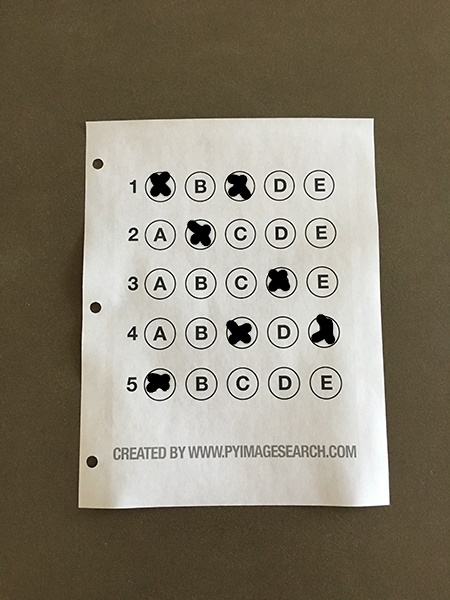
#> input picture images/paper_test11.jpg, 450 x 600 px
$ python kerdoiv.py --image images/paper_test11.jpg
#> lines starting #> are read from the running program, lines starting #| are printed output that depends on the picture; after the words box and inside, x2 and y2 are one past the last pixel; in counts of white or black regions, pixels touching at a corner belong together
# USAGE
# Feleletvalasztos kerdoiv kiertekelese

# szukseges python csomagok importalasa
from imutils.perspective import four_point_transform
from imutils import contours
from alakzat import Shape
import numpy as np
import argparse
import imutils
import cv2

#Elso resz - a kep elokeszitese

# kiereteklendo kep megadasa a program futtatasakor
ap = argparse.ArgumentParser()
ap.add_argument("-i", "--image", required=True,
    help="path to the input image")
args = vars(ap.parse_args())

#Valtozok inicializalasa
#kerdesek szama
question = 1
#jelolt valaszok darabszama
answers = 0
#a kerdoiv helyesen van-e kitoltve
helyes = True

#kep betoltese
#szurkearnyalatos konvertalas
#magas frekvenciaju zajok csokkentese
#elek megtalalasa
image = cv2.imread(args["image"])
#> image is the input picture: shape (600, 450, 3); mean B, G, R 111, 127.1, 134.5
gray = cv2.cvtColor(image, cv2.COLOR_BGR2GRAY)
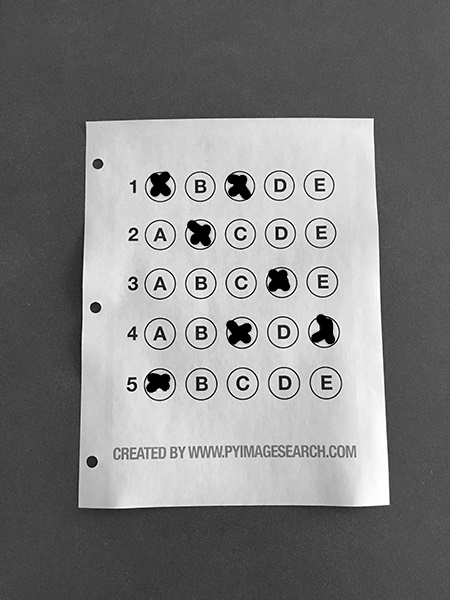
#> gray: shape (600, 450); min 0, max 255, mean 127.5
blurred = cv2.GaussianBlur(gray, (5, 5), 0)
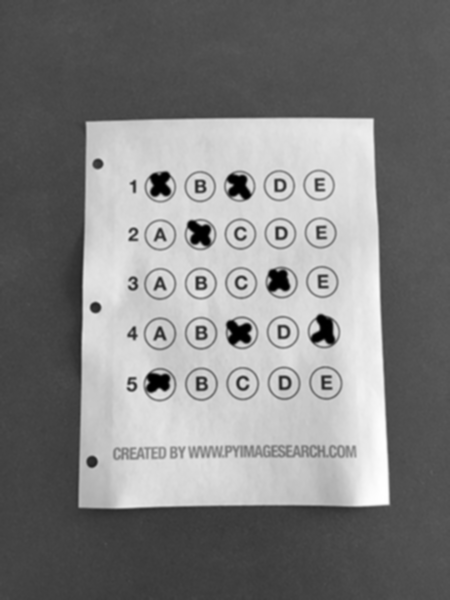
#> blurred: shape (600, 450); min 0, max 255, mean 127.5
edged = cv2.Canny(blurred, 75, 200)
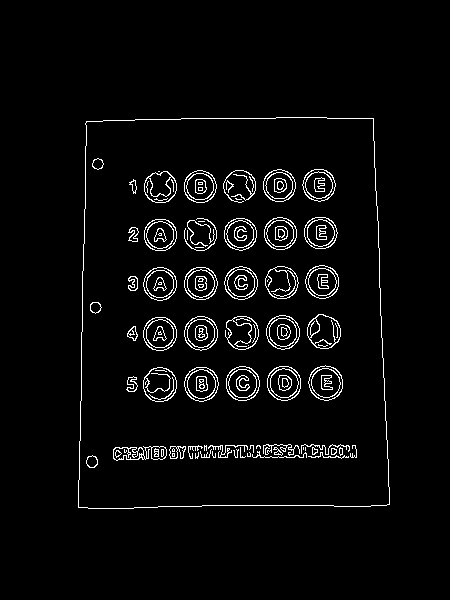
#> edged: shape (600, 450); 3.7% white in thin lines or dots, all inside (x1, y1, x2, y2) = (78, 117, 390, 509)

# konturok megkeresese az elterkepen
#a dokumnetum konturjainak inicializalasa
cnts = cv2.findContours(edged.copy(), cv2.RETR_EXTERNAL,
    cv2.CHAIN_APPROX_SIMPLE)
#> cnts = 1 contour; box (x1, y1, x2, y2) and area: (78, 117, 390, 509) 115793
cnts = imutils.grab_contours(cnts)
docCnt = None

#ellenorzes, hogy min egy kontur van
if len(cnts) > 0:
    #konturok csokkeno sorrendbe rendezese
    cnts = sorted(cnts, key=cv2.contourArea, reverse=True)

    # vegigmegyunk a rendezett konturokon
    for c in cnts:
        #konturok kozelitese
        peri = cv2.arcLength(c, True)
        approx = cv2.approxPolyDP(c, 0.02 * peri, True)

        #ha 4 pontot talalunk, akkor beazonositottuk a papirt
        if len(approx) == 4:
            docCnt = approx
            break
#> this loop made 1 pass
#> (peri, docCnt) on pass 1: (1385.7, [[373, 118], [86, 121], [78, 507], [389, 504]])

#szukseg van-e four point perspective transzformaciora
#> (the run stopped early here; a loop or call above may not have finished)
